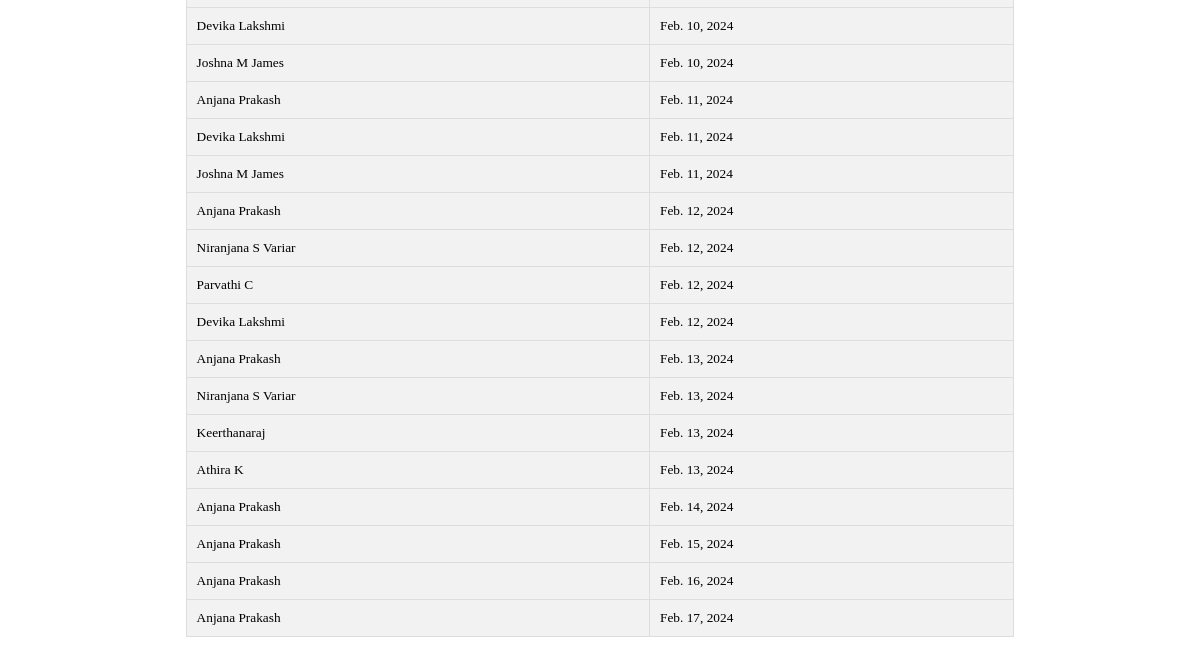
Before: /summary/ (signed in, lower part) with the older database file.
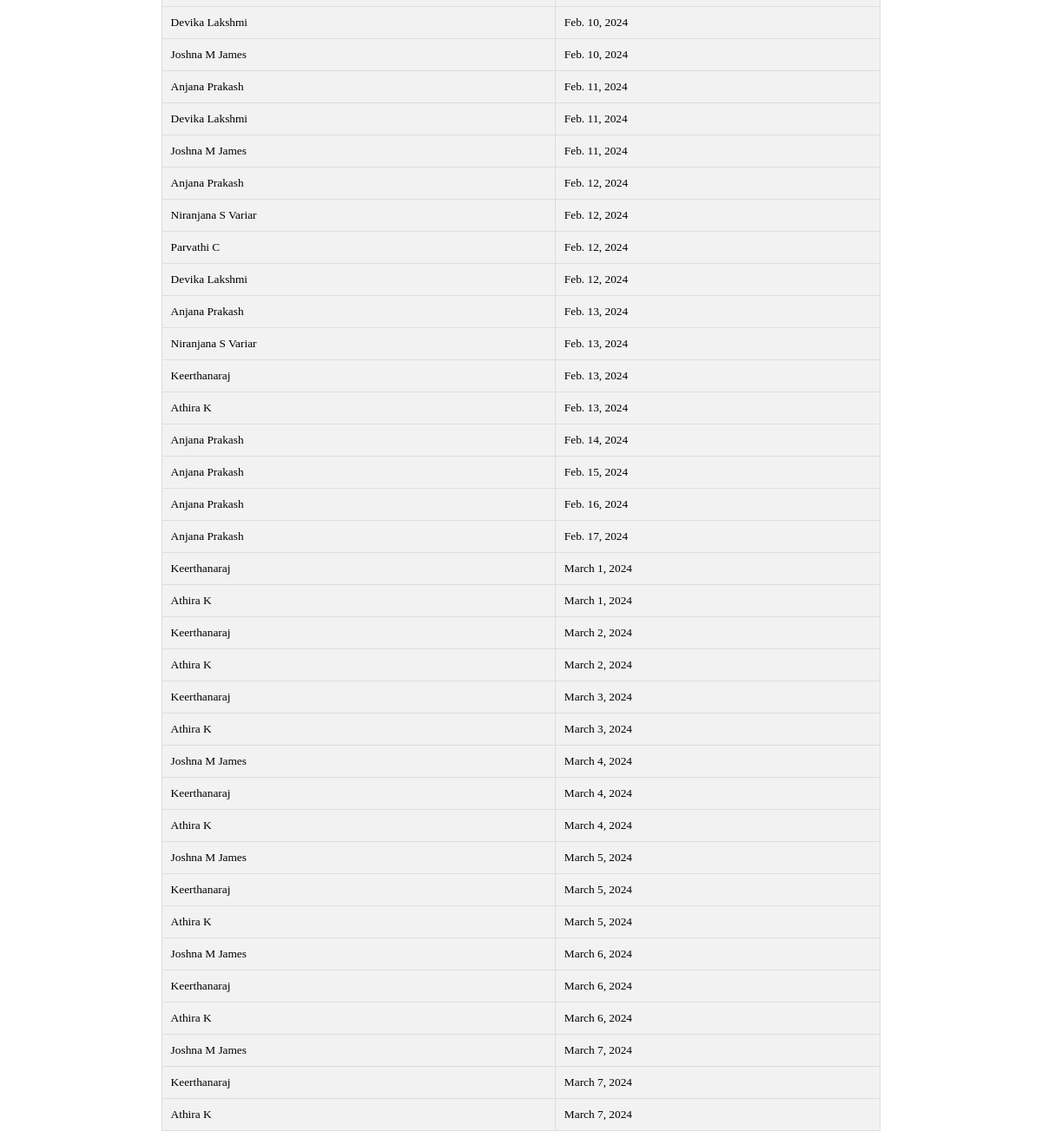
After: the same page with the newer database file.
### hostel/models.py (models this page shows)
class Attendance(models.Model):
    name = models.ForeignKey(Student,on_delete=models.CASCADE)
    dates = models.DateField()

class Student(models.Model):
    name = models.CharField(max_length=50, unique=True)
    obc = 'OBC'
    oec = 'OEC'
    gen = 'GENERAL'
    sc = 'SC'
    st = 'ST'
    category_choices = [(obc,'OBC'),(oec,'OEC'),(gen,"GENERAL"),(sc,'SC'),(st,'ST')]
    category = models.CharField(max_length=20,choices=category_choices)
    pgm_id = models.ForeignKey(Programme,on_delete=models.CASCADE)
    yes = 'YES'
    no = 'NO'
    egrantz_choice = [(yes,'Yes'),(no,'No')]  #Change is needed No to NO
    E_Grantz = models.CharField(max_length = 10,choices=egrantz_choice)
    def __str__(self):
        return self.name

### hostel/views.py (the view)
# urls.py: path('summary/',views.view_attendance,name='view_attendance'),
@login_required()
def view_attendance(request):
    attendance_list = Attendance.objects.all().select_related('name')  #.order_by('name')
    return render(request,"hostel/summary.html",{'summary':attendance_list})

### hostel/templates/hostel/summary.html (shortened to what this page needs)
{% extends 'base.html' %}
{% block content %}
    <div class="allot">
        <table>
            {% for a in summary %}
            <tr>
                <td>{{a.name}}</td>
                <td>{{a.dates}}</td>
            </tr>
            {% endfor %}
        </table>
    </div>
{% endblock %}

Changed rows visible on the page:
added Attendance: name "Keerthanaraj", dates "March 1, 2024"
added Attendance: name "Athira K", dates "March 1, 2024"
added Attendance: name "Keerthanaraj", dates "March 2, 2024"
added Attendance: name "Athira K", dates "March 2, 2024"
added Attendance: name "Keerthanaraj", dates "March 3, 2024"
added Attendance: name "Athira K", dates "March 3, 2024"
added Attendance: name "Joshna M James", dates "March 4, 2024"
added Attendance: name "Keerthanaraj", dates "March 4, 2024"
added Attendance: name "Athira K", dates "March 4, 2024"
added Attendance: name "Joshna M James", dates "March 5, 2024"
added Attendance: name "Keerthanaraj", dates "March 5, 2024"
added Attendance: name "Athira K", dates "March 5, 2024"
added Attendance: name "Joshna M James", dates "March 6, 2024"
added Attendance: name "Keerthanaraj", dates "March 6, 2024"
added Attendance: name "Athira K", dates "March 6, 2024"
added Attendance: name "Joshna M James", dates "March 7, 2024"
added Attendance: name "Keerthanaraj", dates "March 7, 2024"
added Attendance: name "Athira K", dates "March 7, 2024"
